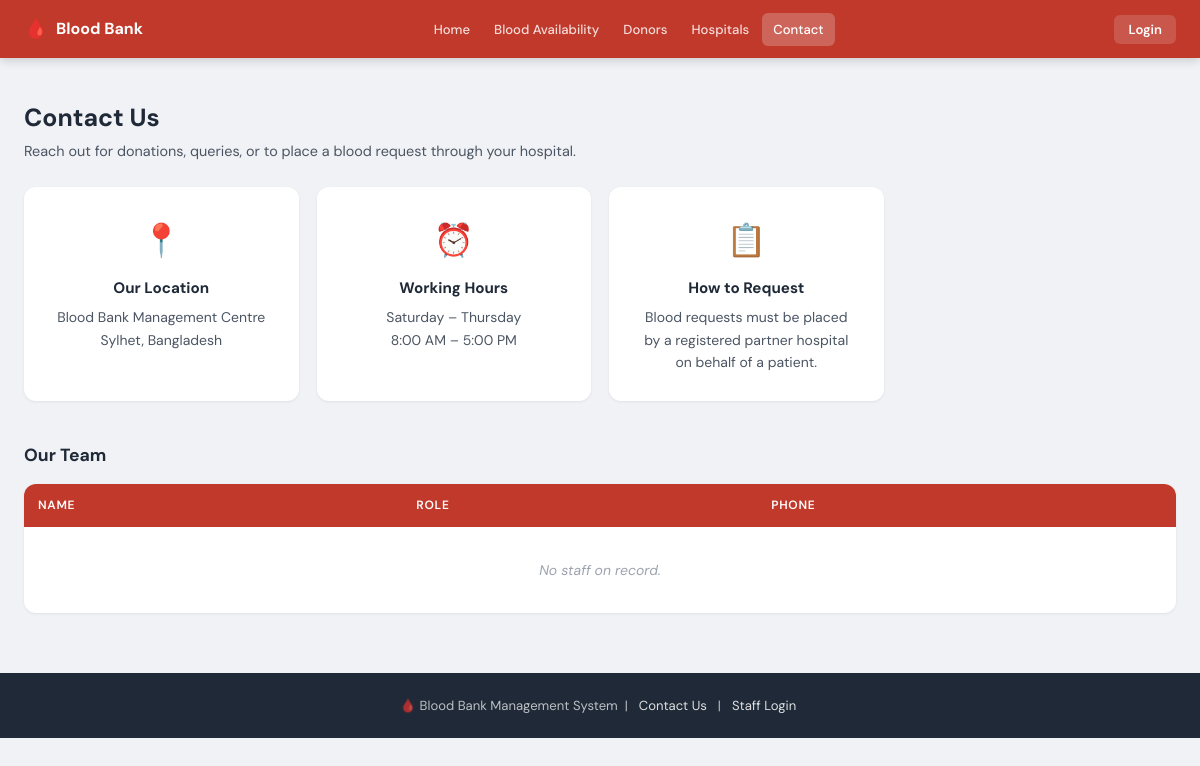
Before: /visitor/contact.php with the older database file.
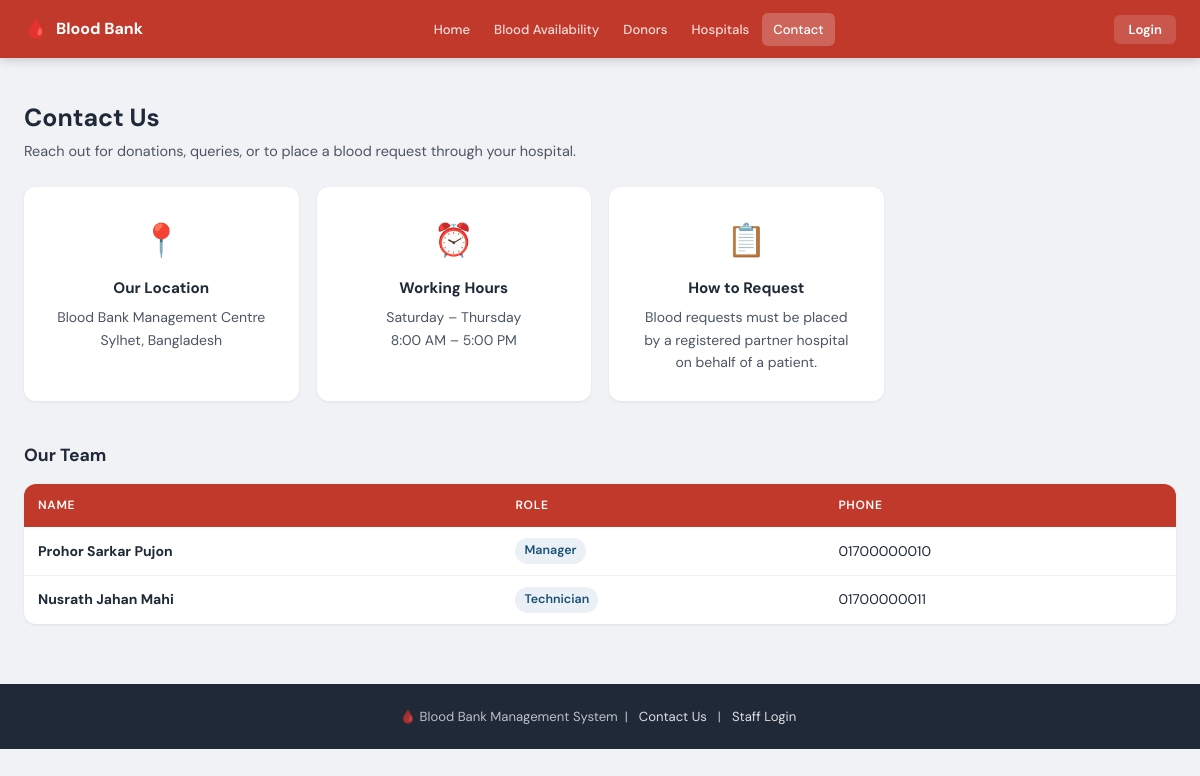
After: the same page with the newer database file.
### tables this page shows
CREATE TABLE `staff` (
  `Staff_ID` INT           NOT NULL AUTO_INCREMENT,
  `Name`     VARCHAR(100)  NOT NULL,
  `Phone`    VARCHAR(20)   DEFAULT NULL,
  `Role`     VARCHAR(50)   DEFAULT NULL,
  `Salary`   DECIMAL(10,2) DEFAULT NULL,
  PRIMARY KEY (`Staff_ID`)
);

### visitor/contact.php (the view, shortened to what this page needs)
<?php
require_once 'config.php';
$staff = mysqli_query($conn, "SELECT Name, Phone, Role FROM staff ORDER BY Role, Name");
?>
<!DOCTYPE html>
<html lang="en">
<head>
    <link rel="stylesheet" href="style.css">
</head>
<body>
<?php include 'navbar.php'; ?>
<div class="container">
    <div class="page-header">
        <div>
            <h1>Contact Us</h1>
            <p>Reach out for donations, queries, or to place a blood request through your hospital.</p>
        </div>
    </div>
    <div class="contact-grid" style="margin-bottom:40px;">
        <div class="contact-card">
            <div class="contact-icon">📍</div>
            <h3>Our Location</h3>
            <p>Blood Bank Management Centre<br>Sylhet, Bangladesh</p>
        </div>
        <div class="contact-card">
            <div class="contact-icon">⏰</div>
            <h3>Working Hours</h3>
            <p>Saturday – Thursday<br>8:00 AM – 5:00 PM</p>
        </div>
        <div class="contact-card">
            <div class="contact-icon">📋</div>
            <h3>How to Request</h3>
            <p>Blood requests must be placed by a registered partner hospital on behalf of a patient.</p>
        </div>
    </div>
    <h2 style="font-size:1.1rem;font-weight:700;margin-bottom:14px;">Our Team</h2>
    <table>
        <thead>
            <tr>
                <th>Name</th>
                <th>Role</th>
                <th>Phone</th>
            </tr>
        </thead>
        <tbody>
        <?php $n = 0; while ($s = mysqli_fetch_assoc($staff)): $n++; ?>
        <tr>
            <td><strong><?php echo htmlspecialchars($s['Name']); ?></strong></td>
            <td><span class="badge"><?php echo htmlspecialchars($s['Role']); ?></span></td>
            <td><?php echo htmlspecialchars($s['Phone']); ?></td>
        </tr>
        <?php endwhile; if ($n === 0): ?>
        <tr><td colspan="3" class="empty">No staff on record.</td></tr>
        <?php endif; ?>
        </tbody>
    </table>
</div>
<footer>
    <p>🩸 Blood Bank Management System &nbsp;|&nbsp; <a href="contact.php">Contact Us</a> &nbsp;|&nbsp; <a href="../login.php">Staff Login</a></p>
</footer>
</body>
</html>

Changed rows visible on the page:
added staff: Name "Prohor Sarkar Pujon", Role "Manager", Phone "01700000010"
added staff: Name "Nusrath Jahan Mahi", Role "Technician", Phone "01700000011"
Other visible differences:
text no longer shown: "No staff on record."
